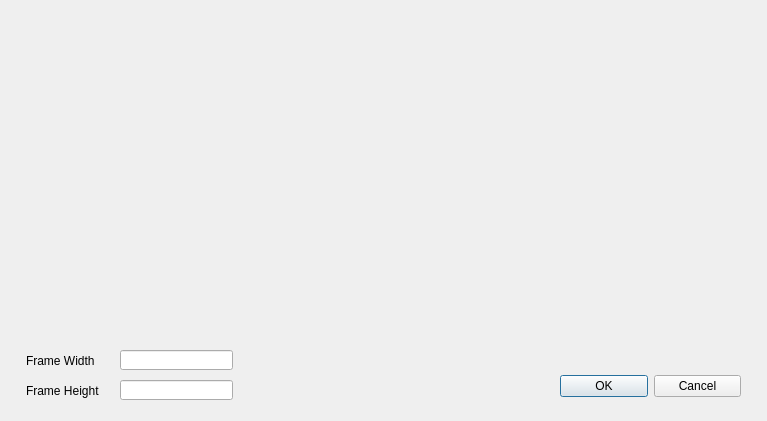
<?xml version="1.0" encoding="UTF-8"?>
<ui version="4.0">
 <class>SpriteTextureImport</class>
 <widget class="QDialog" name="SpriteTextureImport">
  <property name="geometry">
   <rect>
    <x>0</x>
    <y>0</y>
    <width>767</width>
    <height>421</height>
   </rect>
  </property>
  <property name="sizePolicy">
   <sizepolicy hsizetype="Fixed" vsizetype="Fixed">
    <horstretch>0</horstretch>
    <verstretch>0</verstretch>
   </sizepolicy>
  </property>
  <property name="windowTitle">
   <string>Texture Import</string>
  </property>
  <widget class="QWidget" name="layoutWidget">
   <property name="geometry">
    <rect>
     <x>560</x>
     <y>370</y>
     <width>181</width>
     <height>33</height>
    </rect>
   </property>
   <layout class="QHBoxLayout">
    <property name="spacing">
     <number>6</number>
    </property>
    <property name="leftMargin">
     <number>0</number>
    </property>
    <property name="topMargin">
     <number>0</number>
    </property>
    <property name="rightMargin">
     <number>0</number>
    </property>
    <property name="bottomMargin">
     <number>0</number>
    </property>
    <item>
     <widget class="QPushButton" name="okButton">
      <property name="text">
       <string>OK</string>
      </property>
     </widget>
    </item>
    <item>
     <widget class="QPushButton" name="cancelButton">
      <property name="text">
       <string>Cancel</string>
      </property>
     </widget>
    </item>
   </layout>
  </widget>
  <widget class="QLabel" name="label">
   <property name="geometry">
    <rect>
     <x>26</x>
     <y>350</y>
     <width>81</width>
     <height>21</height>
    </rect>
   </property>
   <property name="text">
    <string>Frame Width</string>
   </property>
  </widget>
  <widget class="QLabel" name="label_2">
   <property name="geometry">
    <rect>
     <x>26</x>
     <y>380</y>
     <width>81</width>
     <height>21</height>
    </rect>
   </property>
   <property name="text">
    <string>Frame Height</string>
   </property>
  </widget>
  <widget class="QLineEdit" name="frameWidth">
   <property name="geometry">
    <rect>
     <x>120</x>
     <y>350</y>
     <width>113</width>
     <height>20</height>
    </rect>
   </property>
  </widget>
  <widget class="QLineEdit" name="frameHeight">
   <property name="geometry">
    <rect>
     <x>120</x>
     <y>380</y>
     <width>113</width>
     <height>20</height>
    </rect>
   </property>
  </widget>
 </widget>
 <resources/>
 <connections>
  <connection>
   <sender>okButton</sender>
   <signal>clicked()</signal>
   <receiver>SpriteTextureImport</receiver>
   <slot>accept()</slot>
   <hints>
    <hint type="sourcelabel">
     <x>278</x>
     <y>253</y>
    </hint>
    <hint type="destinationlabel">
     <x>96</x>
     <y>254</y>
    </hint>
   </hints>
  </connection>
  <connection>
   <sender>cancelButton</sender>
   <signal>clicked()</signal>
   <receiver>SpriteTextureImport</receiver>
   <slot>reject()</slot>
   <hints>
    <hint type="sourcelabel">
     <x>369</x>
     <y>253</y>
    </hint>
    <hint type="destinationlabel">
     <x>179</x>
     <y>282</y>
    </hint>
   </hints>
  </connection>
 </connections>
</ui>
